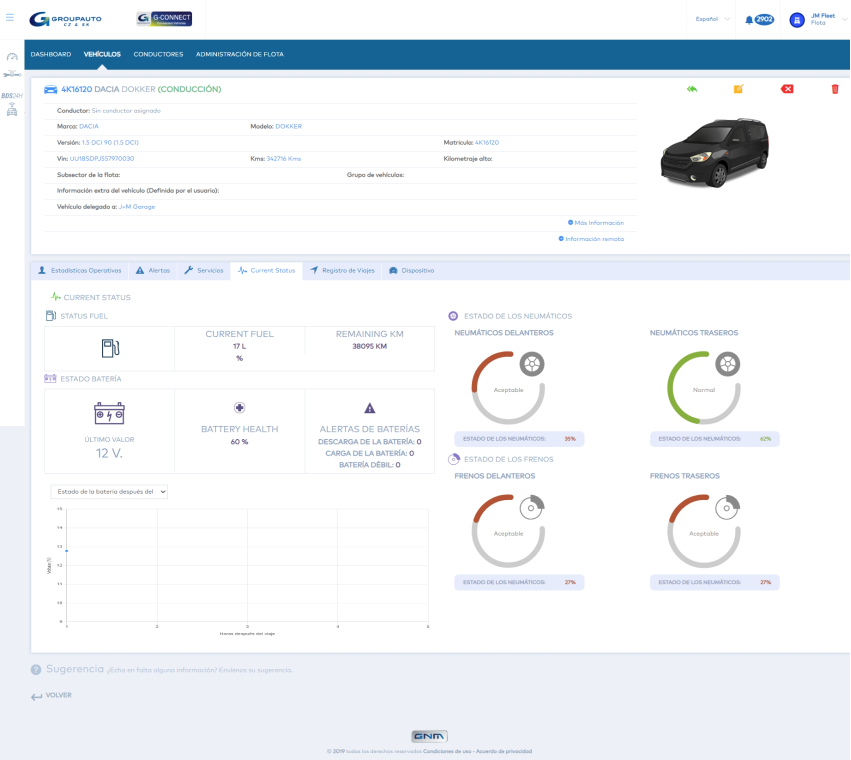
#> input picture animacion_gps/captura_web.png, 1702 x 1520 px (shown at 1/2 size)
$ python animar_capturas.py
#> lines starting #> are read from the running program, lines starting #| are printed output that depends on the picture; after the words box and inside, x2 and y2 are one past the last pixel; in counts of white or black regions, pixels touching at a corner belong together
"""Zoom de cámara + navegación simulada sobre capturas que no son 16:9.

La captura empieza completa sobre un fondo neutro y la cámara se va
acercando mientras se navega:
  - web   : ficha del vehículo (G-Connect) con cursor de ratón, hovers,
            clic en "Current Status" que redibuja los indicadores y tooltips.
  - movil : app EuroGarage dentro de un marco de teléfono, con toques.

  - operaciones / presupuesto / recambios : capturas 16:9 del flujo de
            presupuesto (lista -> nuevo presupuesto -> recambios y cesta).

  - dashboard : captura panorámica del dashboard GPS Region.
  - gms_operaciones / gms_recambios : pantallas de GMS (operaciones y
            búsqueda gráfica de recambios).

Uso: python3 animar_capturas.py web|movil|operaciones|presupuesto|recambios|dashboard|gms_operaciones|gms_recambios
     ->  <nombre>.mp4 (1920x1080) y .gif
"""
import os
import sys
import cv2
import numpy as np
from PIL import Image, ImageDraw, ImageFont
import imageio_ffmpeg

HERE = os.path.dirname(os.path.abspath(__file__))
OW, OH, FPS = 1920, 1080, 30
FONT = "/usr/share/fonts/truetype/liberation/LiberationSans-Regular.ttf"
FONTB = "/usr/share/fonts/truetype/liberation/LiberationSans-Bold.ttf"
ACCENT = np.array([42, 110, 200], np.float32)


def ease_io(x):
    x = min(max(x, 0.0), 1.0)
    return x * x * (3 - 2 * x)


# [7 lines left out: function interp, not called in this run]


def rounded_mask(w, h, r):
    m = np.zeros((h, w), np.uint8)
    cv2.rectangle(m, (r, 0), (w - r - 1, h - 1), 255, -1)
    cv2.rectangle(m, (0, r), (w - 1, h - r - 1), 255, -1)
    for cx, cy in ((r, r), (w - r - 1, r), (r, h - r - 1), (w - r - 1, h - r - 1)):
        cv2.circle(m, (cx, cy), r, 255, -1, cv2.LINE_AA)
    return m


def backdrop():
    y, x = np.mgrid[0:OH, 0:OW].astype(np.float32)
    g = 1 - 0.06 * (((x - OW / 2) / OW) ** 2 + ((y - OH / 2) / OH) ** 2) * 2.2
    top, bot = np.array([236, 239, 244]), np.array([222, 226, 234])
    img = top[None, None] * (1 - y[..., None] / OH) + bot[None, None] * (y[..., None] / OH)
    return (img * g[..., None]).astype(np.float32)


BACK = backdrop()


# ---------------------------------------------------------------- perfiles
class Web:
    name = "ficha_vehiculo"
    src = "captura_web.png"
    DUR = 12.5
    pointer = "arrow"

    def __init__(self):
        self.screen = np.array(Image.open(os.path.join(HERE, self.src)).convert("RGB"))
        h, w = self.screen.shape[:2]
        self.R = 16
        a = rounded_mask(w, h, self.R)
        self.dev = np.dstack([self.screen, a])
        self.off = (0, 0)
        cur = np.array
        self.links = {"mas": (1133, 436, 1252, 454), "remota": (1113, 469, 1252, 487)}
        self.tabs = {"viajes": (606, 524, 763, 558), "status": (462, 524, 605, 558), "alertas": (263, 524, 354, 558)}
        self.gauges = [  # centro, radio exterior, rect hover, texto tooltip
            ((1017, 777), 78, (930, 695, 1105, 855), ("Neumáticos delanteros", "Aceptable · 35 %")),
            ((1408, 777), 78, (1321, 695, 1496, 855), ("Neumáticos traseros", "Normal · 62 %")),
            ((1017, 1063), 78, (930, 982, 1105, 1142), ("Frenos delanteros", "Aceptable · 27 %")),
            ((1408, 1063), 78, (1321, 982, 1496, 1142), ("Frenos traseros", "Aceptable · 27 %")),
        ]
        self._prep_gauges()
        P = lambda r, dx=0, dy=0: cur([(r[0] + r[2]) / 2 + dx, (r[1] + r[3]) / 2 + dy], float)
        self.PATH = [
            (0.0, cur([1480.0, 1210.0])), (0.9, cur([1480.0, 1210.0])),
            (2.3, P(self.links["mas"], 10, 3)), (3.0, P(self.links["mas"], 10, 3)),
            (3.9, P(self.tabs["viajes"], 5, 4)), (4.5, P(self.tabs["viajes"], 5, 4)),
            (5.1, P(self.tabs["status"], 8, 4)), (5.6, P(self.tabs["status"], 8, 4)),
            (7.3, cur([1030.0, 790.0])), (8.6, cur([1030.0, 790.0])),
            (9.6, cur([1420.0, 790.0])), (10.7, cur([1420.0, 790.0])),
            (11.6, cur([1400.0, 1075.0])), (self.DUR, cur([1400.0, 1075.0])),
        ]
        self.CLICKS = [5.35]
        self.REDRAW = 5.45  # los indicadores se redibujan tras el clic
        # cámara: (t, escala salida/captura, centro x, centro y)
        fit = (OH - 110) / h
        self.CAM = [
            (0.0, fit, w / 2, h / 2), (1.0, fit, w / 2, h / 2),
            (3.2, 1.25, 980, 500), (5.4, 1.32, 900, 700),
            (7.0, 1.75, 1180, 830), (10.6, 1.9, 1240, 840),
            (self.DUR, 1.95, 1230, 900),
        ]

    def _prep_gauges(self):
        s = self.screen.astype(int)
        sat = s.max(2) - s.min(2)
        self.arcs = []
        for (cx, cy), r, _, _ in self.gauges:
            y0, y1, x0, x1 = cy - r, cy + r, cx - r, cx + r
            yy, xx = np.mgrid[y0:y1, x0:x1]
            dx, dy = xx - cx, yy - cy
            rr = np.hypot(dx, dy)
            ring = (rr > r - 20) & (rr < r + 2) & ((dx < 20) | (dy > -20))  # evita el icono
            col = ring & (sat[y0:y1, x0:x1] > 60)
            ang = (np.degrees(np.arctan2(-dx, -dy)) + 360) % 360  # 0 arriba, antihorario
            amax = ang[col].max() if col.any() else 1
            track = np.median(s[y0:y1, x0:x1][ring & (sat[y0:y1, x0:x1] < 12) & (s[y0:y1, x0:x1].mean(-1) < 225)
                                              & (s[y0:y1, x0:x1].mean(-1) > 170)], axis=0)
            self.arcs.append(dict(box=(y0, y1, x0, x1), col=col, ang=ang, amax=amax, track=track))

    def cursor(self, t):
        return path_pos(self.PATH, t)

    # [50 lines left out: functions effects, overlay, not called in this run]


class Movil:
    name = "app_movil"
    src = "captura_movil.jpg"
    DUR = 11.5
    pointer = "touch"

    # [69 lines left out: functions __init__, effects, overlay, not called in this run]


class Pantalla:
    """Base para capturas 16:9: la vista inicial llena el encuadre y la cámara se acerca."""
    DUR = 8.5
    pointer = "arrow"
    CURSOR_BOX = None  # (x0, y0, x1, y1) del cursor que trae la captura, para borrarlo

    # [11 lines left out: function __init__, not called in this run]

    def cursor(self, t):
        return path_pos(self.PATH, t)

    # --- efectos reutilizables (sobre la captura, en float)
    # [48 lines left out: functions tint, disc, lift, overlay, not called in this run]


def _rows(y0, pitch, n, x0, x1):
    return [(x0, int(y0 + i * pitch), x1, int(y0 + (i + 1) * pitch)) for i in range(n)]


class Operaciones(Pantalla):
    name = "operaciones"
    src = "captura_operaciones.webp"
    CURSOR_BOX = (686, 986, 707, 1013)
    DUR = 9.0

    # [33 lines left out: functions __init__, effects, not called in this run]


class Presupuesto(Pantalla):
    name = "nuevo_presupuesto"
    src = "captura_presupuesto.webp"
    CURSOR_BOX = (1236, 675, 1265, 716)
    DUR = 8.5

    # [43 lines left out: functions __init__, effects, not called in this run]


class Recambios(Pantalla):
    name = "recambios_cesta"
    src = "captura_recambios.webp"
    CURSOR_BOX = (1570, 548, 1591, 576)
    DUR = 9.0
    NEW_ROW = ["Brakes", "TRW", "GDB1550", "00000001.00", "42.10", "10.00", "7.96", "45.85"]
    COLS = [1209, 1304, 1421, 1550, 1671, 1745, 1805, 1855]

    # [62 lines left out: functions __init__, effects, not called in this run]


class Dashboard(Pantalla):
    name = "gps_dashboard_navegacion"
    src = "captura_gps_dashboard.webp"
    DUR = 11.0

    # [52 lines left out: functions __init__, effects, not called in this run]


class GmsOperaciones(Pantalla):
    name = "gms_operaciones"
    src = "captura_gms_operaciones.webp"
    CURSOR_BOX = (1258, 112, 1276, 136)
    DUR = 9.5

    # [51 lines left out: functions __init__, effects, not called in this run]


class GmsRecambios(Pantalla):
    name = "gms_recambios"
    src = "captura_gms_recambios.webp"
    CURSOR_BOX = (1742, 710, 1760, 734)
    DUR = 9.5
    NEW_ROW = [("0986479", 1587, True), ("BOSCH", 1638, False), ("Brake disc", 1682, False),
               ("2,00", 1812, False), ("38,50", 1848, True), ("0,00", 1905, False), ("2", 1946, False)]

    # [114 lines left out: functions __init__, effects, path_pos, hover, draw_arrow, draw_touch and 1 more, not called in this run]


F_T1 = ImageFont.truetype(FONT, 20)
F_T2 = ImageFont.truetype(FONTB, 24)


# [12 lines left out: function tooltip, not called in this run]


PAD = 140  # margen transparente alrededor para que la sombra no se corte


# [40 lines left out: functions camera, render, not called in this run]


def main():
    which = sys.argv[1] if len(sys.argv) > 1 else "web"
    prof = {"web": Web, "movil": Movil, "operaciones": Operaciones, "presupuesto": Presupuesto,
            "recambios": Recambios, "dashboard": Dashboard,
            "gms_operaciones": GmsOperaciones, "gms_recambios": GmsRecambios}[which]()
#> in rounded_mask, `cv2.rectangle(m, (r, 0), (w - r - 1, h - 1), 255, -1)`:
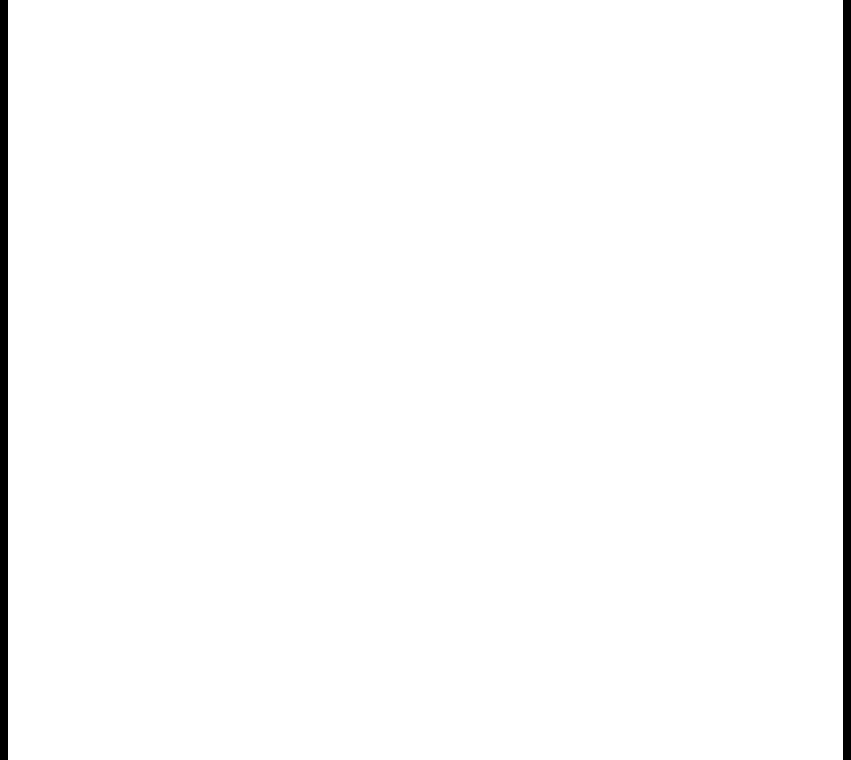
#> m: shape (1520, 1702) (shown at 1/2 size); 98.1% white; 2 black regions, box (x1, y1, x2, y2) and area: (0, 0, 16, 1520) 24320, (1686, 0, 1702, 1520) 24320
#> in rounded_mask, `cv2.rectangle(m, (0, r), (w - 1, h - r - 1), 255, -1)`:
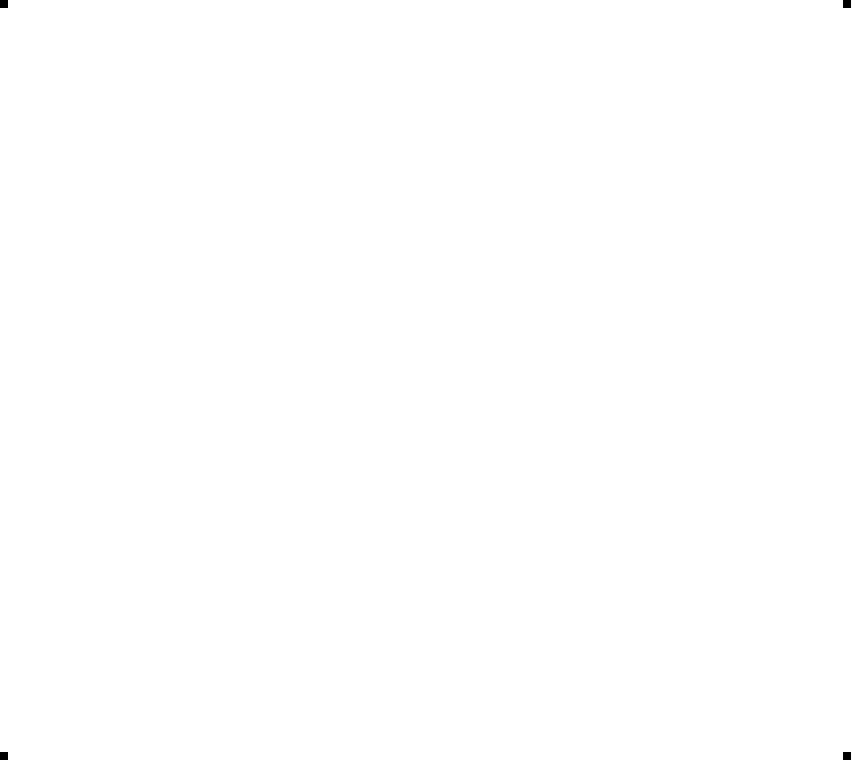
#> m: shape (1520, 1702) (shown at 1/2 size); 100% white; 4 black regions, box (x1, y1, x2, y2) and area: (0, 0, 16, 16) 256, (1686, 0, 1702, 16) 256, (0, 1504, 16, 1520) 256, (1686, 1504, 1702, 1520) 256
#> after the loop in rounded_mask, `for cx, cy in ((r, r), (w - r - 1, r), (r, h - r - 1), (w - r - 1, h -..`: m: shape (1520, 1702); 0.03% of pixels changed, all inside (x1, y1, x2, y2) = (0, 0, 1702, 1520)
#> in _prep_gauges, `sat = s.max(2) - s.min(2)`:
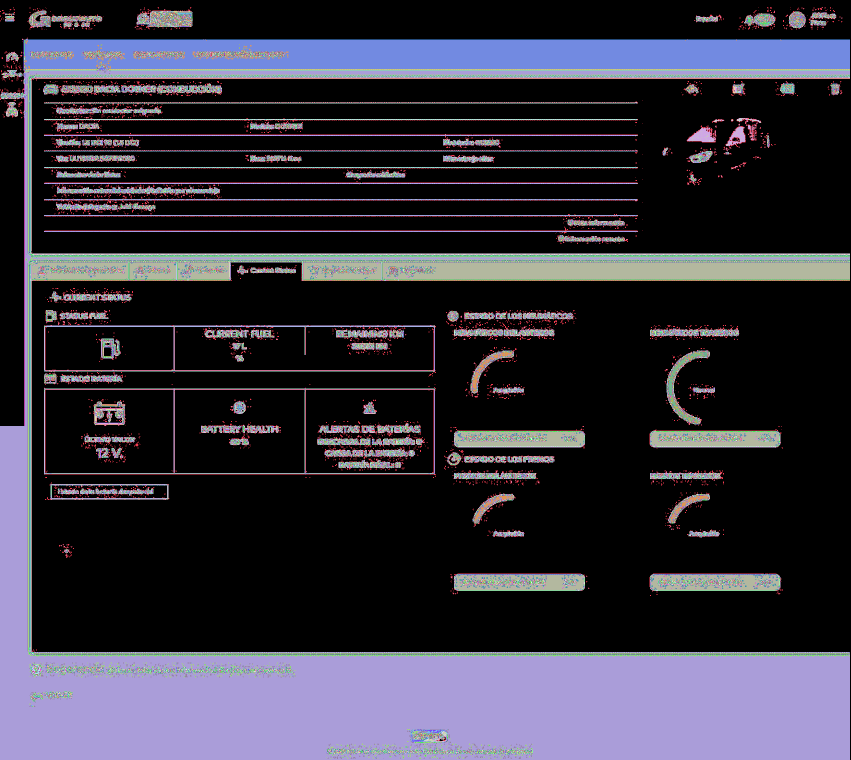
#> sat: shape (1520, 1702) int64 (shown at 1/2 size); 215 distinct labels, from 0 to 216; one colour per label, 0 black
#> the loop in _prep_gauges, `for (cx, cy), r, _, _ in self.gauges:` made 4 passes
#> pass 1, in _prep_gauges, `col = ring & (sat[y0:y1, x0:x1] > 60)`:
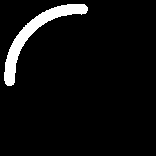
#> col: shape (156, 156) bool; 5.5% white; 1 white region, box (x1, y1, x2, y2) and area: (4, 4, 88, 86) 1335
#> after the loop in _prep_gauges, `for (cx, cy), r, _, _ in self.gauges:`:
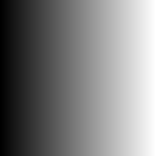
#> dx: shape (156, 156) int64; min -78, max 77, mean -0.5; drawn with min black and max white
#> after the loop in _prep_gauges, `for (cx, cy), r, _, _ in self.gauges:`: self.arcs = 4 items
    prof.dev = np.pad(prof.dev, ((PAD, PAD), (PAD, PAD), (0, 0)))
    prof.off = (prof.off[0] + PAD, prof.off[1] + PAD)
    alpha = prof.dev[..., 3].astype(np.float32) / 255
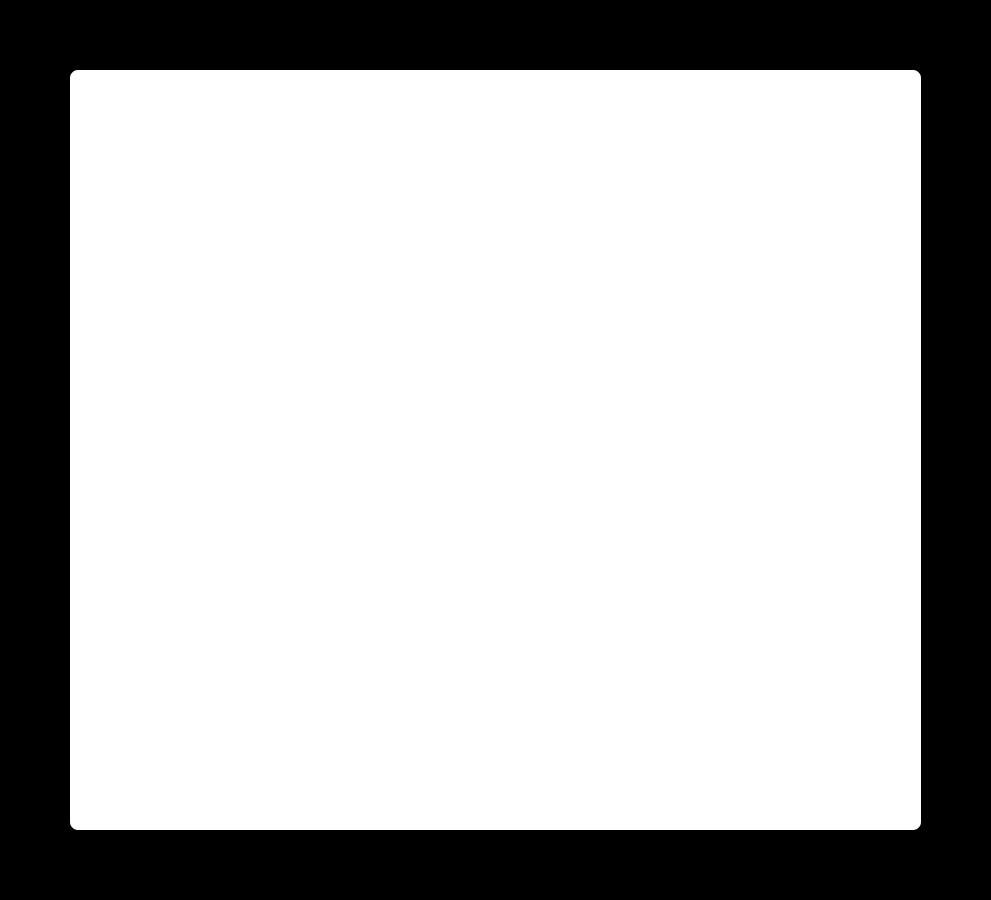
#> alpha: shape (1800, 1982) float32 (shown at 1/2 size); min 0, max 1, mean 0.725
    shadow = cv2.GaussianBlur(np.roll(alpha, 22, axis=0), (0, 0), 28)
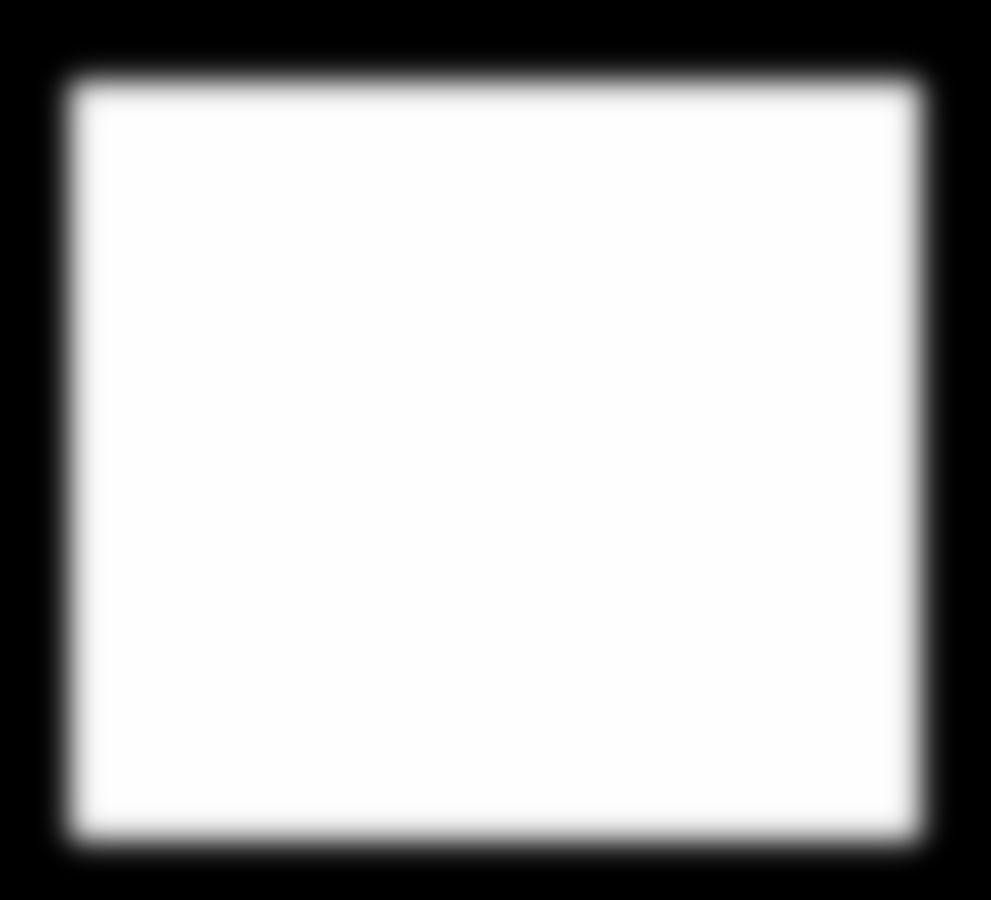
#> shadow: shape (1800, 1982) float32 (shown at 1/2 size); min 0, max 1, mean 0.725
    if "--preview" in sys.argv:
        ts = [float(x) for x in sys.argv[sys.argv.index("--preview") + 1].split(",")]
        fs = [cv2.resize(render(prof, t, shadow), (960, 540), interpolation=cv2.INTER_AREA) for t in ts]
        while len(fs) % 2:
            fs.append(np.zeros_like(fs[0]))
        grid = np.vstack([np.hstack(fs[i:i + 2]) for i in range(0, len(fs), 2)])
        cv2.imwrite(os.path.join(HERE, "_p.png"), grid[:, :, ::-1])
        return
    out = os.path.join(HERE, prof.name + ".mp4")
    w = imageio_ffmpeg.write_frames(out, (OW, OH), fps=FPS, codec="libx264", quality=None, macro_block_size=1,
                                    output_params=["-crf", "17", "-preset", "slow", "-movflags", "+faststart"])
    w.send(None)
    for i in range(int(prof.DUR * FPS)):
        w.send(np.ascontiguousarray(render(prof, i / FPS, shadow)))
    w.close()
    ff = imageio_ffmpeg.get_ffmpeg_exe()
    os.system(f'"{ff}" -y -loglevel error -i "{out}" -vf "fps=12,scale=720:-1:flags=lanczos,split[a][b];'
              f'[a]palettegen=max_colors=96:stats_mode=diff[p];[b][p]paletteuse=dither=bayer:bayer_scale=4:'
              f'diff_mode=rectangle" "{os.path.join(HERE, prof.name + ".gif")}"')


if __name__ == "__main__":
    main()
#> (the call stopped at in main, `w = imageio_ffmpeg.write_frames(out, (OW, OH), fps=FPS, codec="libx264..`: imageio_ffmpeg is not available in this run)
